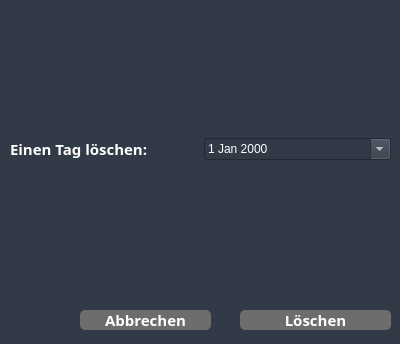
<?xml version="1.0" encoding="UTF-8"?>
<ui version="4.0">
 <class>Dialog</class>
 <widget class="QDialog" name="Dialog">
  <property name="geometry">
   <rect>
    <x>0</x>
    <y>0</y>
    <width>400</width>
    <height>344</height>
   </rect>
  </property>
  <property name="windowTitle">
   <string>Dialog</string>
  </property>
  <property name="styleSheet">
   <string notr="true">background-color: #313a46;</string>
  </property>
  <widget class="QWidget" name="gridLayoutWidget">
   <property name="geometry">
    <rect>
     <x>10</x>
     <y>9</y>
     <width>381</width>
     <height>281</height>
    </rect>
   </property>
   <layout class="QGridLayout" name="gridLayout">
    <item row="1" column="0">
     <widget class="QLabel" name="labelDeleteCalday">
      <property name="font">
       <font>
        <family>Cabin</family>
        <pointsize>11</pointsize>
        <bold>true</bold>
       </font>
      </property>
      <property name="styleSheet">
       <string notr="true">color: #ffffff;</string>
      </property>
      <property name="text">
       <string>Einen Tag löschen:</string>
      </property>
     </widget>
    </item>
    <item row="1" column="1">
     <widget class="QDateEdit" name="dateEditDeleteCalday">
      <property name="styleSheet">
       <string notr="true">color: #ffffff;</string>
      </property>
      <property name="calendarPopup">
       <bool>true</bool>
      </property>
     </widget>
    </item>
   </layout>
  </widget>
  <widget class="QPushButton" name="pushButtonCancel">
   <property name="geometry">
    <rect>
     <x>80</x>
     <y>310</y>
     <width>131</width>
     <height>20</height>
    </rect>
   </property>
   <property name="font">
    <font>
     <family>Cabin</family>
     <pointsize>11</pointsize>
     <bold>true</bold>
    </font>
   </property>
   <property name="styleSheet">
    <string notr="true">QPushButton {
	background-color:  #6d6d6d;
	border-radius: 5px;
	color: #ffffff;
}

QPushButton::hover {
	background-color: #e0e1e3;
	color: #fff;
}</string>
   </property>
   <property name="text">
    <string>Abbrechen</string>
   </property>
  </widget>
  <widget class="QPushButton" name="pushButtonOk">
   <property name="geometry">
    <rect>
     <x>240</x>
     <y>310</y>
     <width>151</width>
     <height>20</height>
    </rect>
   </property>
   <property name="font">
    <font>
     <family>Cabin</family>
     <pointsize>11</pointsize>
     <bold>true</bold>
    </font>
   </property>
   <property name="styleSheet">
    <string notr="true">QPushButton {
	background-color:  #6d6d6d;
	border-radius: 5px;
	color: #ffffff;
}

QPushButton::hover {
	background-color: #e0e1e3;
	color: #fff;
}</string>
   </property>
   <property name="text">
    <string>Löschen</string>
   </property>
  </widget>
 </widget>
 <resources/>
 <connections/>
</ui>
